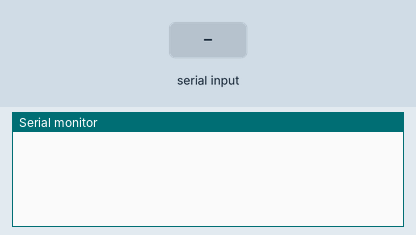
A sketch run on a simulated Arduino Uno, built with avr-gcc and run on an emulated ATmega328P. Shown: the last lines printed to the serial monitor. Inputs (shaded band) come from the test bench.

Above: at 1.2 s.
1.3 s: "L" received over Serial
At 2.4 s:
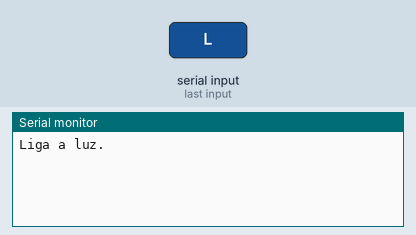
2.8 s: "1" received over Serial
At 3.5 s:
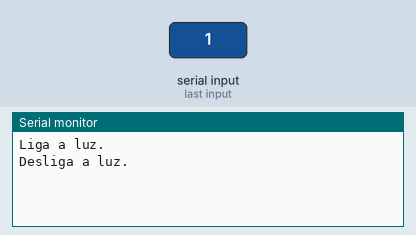

Measured:
- after the input at 1.3 s, the serial monitor: prints a new line at once (image 1)
- after the input at 2.8 s, the serial monitor: prints a new line at once (image 2)

The sketch:

uno.ino
```cpp
void setup() {
  Serial.begin(9600);

}

void loop() {
  if (Serial.available() > 0){

    int comando = Serial.read();

    if(comando == 76){
      Serial.println("Liga a luz.");
    }else{
      Serial.println("Desliga a luz.");
    }

  }

}
```
